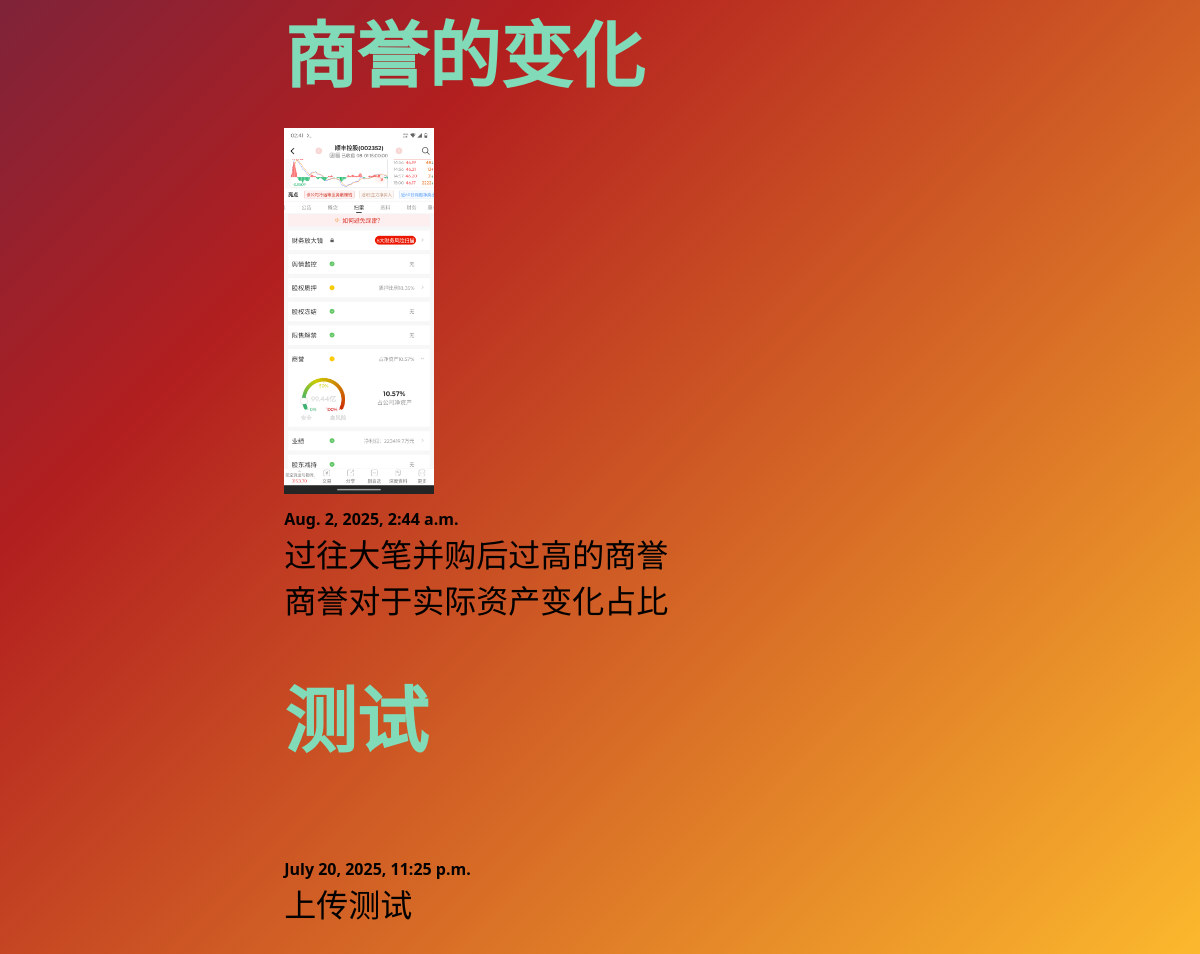
Before: /ShunFeng/ (lower part) with the older database file.
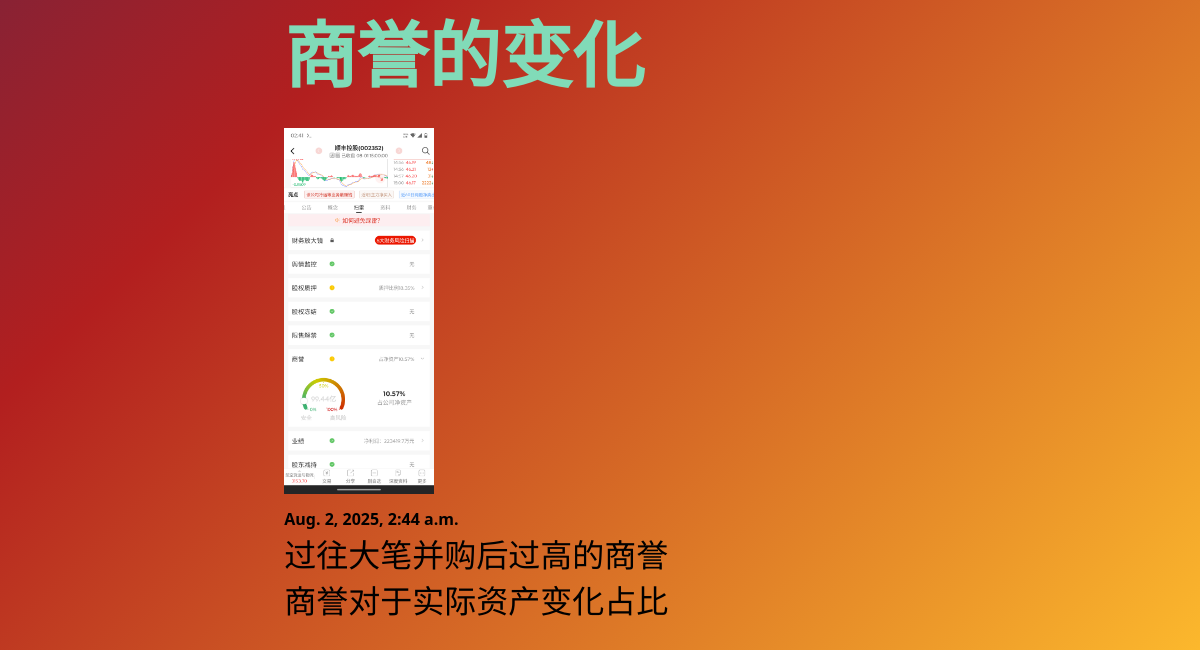
After: the same page with the newer database file.
### ShunFeng/models.py (models this page shows)
class ShunFengPost(models.Model):
    client = models.TextField()
    workduty = models.TextField()
    date = models.DateTimeField(auto_now_add=True)
    AA = models.ImageField(default='fallback.png', blank=True)
    BB = models.ImageField(default='fallback.png', blank=True)
    CC = models.ImageField(default='fallback.png', blank=True)
    DD = models.ImageField(default='fallback.png', blank=True)
    EE = models.ImageField(default='fallback.png', blank=True)
    FF = models.ImageField(default='fallback.png', blank=True)
    def __str__(self):
        return self.client

### ShunFeng/views.py (the view)
# urls.py: path('', views.post_list, name="list"),
def post_list(request):
    posts = AppDataModel.objects.all().order_by('-date')
    print(posts)
    form = forms.CreateInFormation()
    return render(request, f'{TemplateFileName}/posts_list.html', {'posts': posts, 'form':form})

### ShunFeng/templates/ShunFengPosts/posts_list.html (shortened to what this page needs)
{% extends 'layout.html' %}
{% block content %}
    <section>
        {% for post in posts%}
        <article class="post">
            <h3>
                <a href="{% url 'ShunFengPosts:page' pk=post.id%}">
                     {{ post.client }}
                </a>
            </h3>
            <img
                src="{{ post.AA.url }}"
                alt="{{ post.title }}"
                class="small-image"
            />
            <h2>{{ post.date }}</h2>
            <p class="pre-line">{{ post.workduty }}</p>
        </article>
        {% endfor %}
    </section>
{% endblock %}

Changed rows visible on the page:
removed ShunFengPost: client "测试", date "July 20, 2025, 11:25 p.m.", workduty "上传测试"
